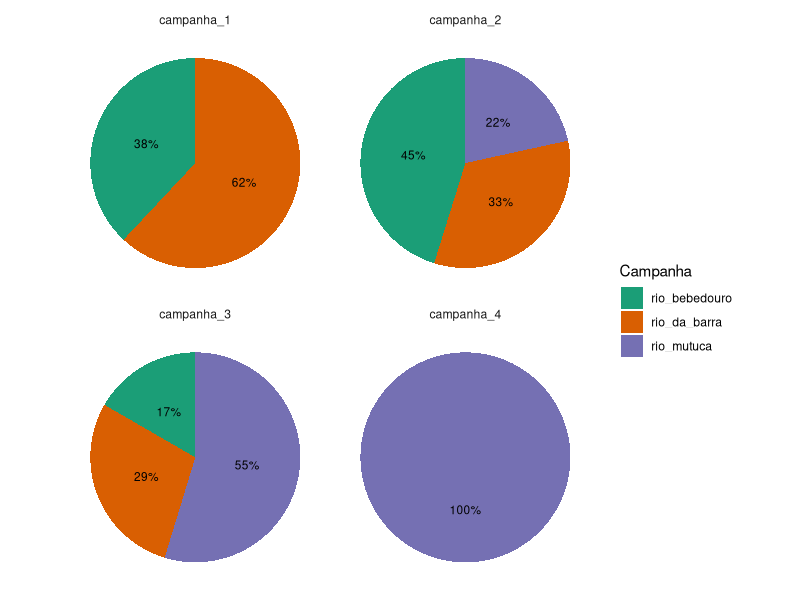
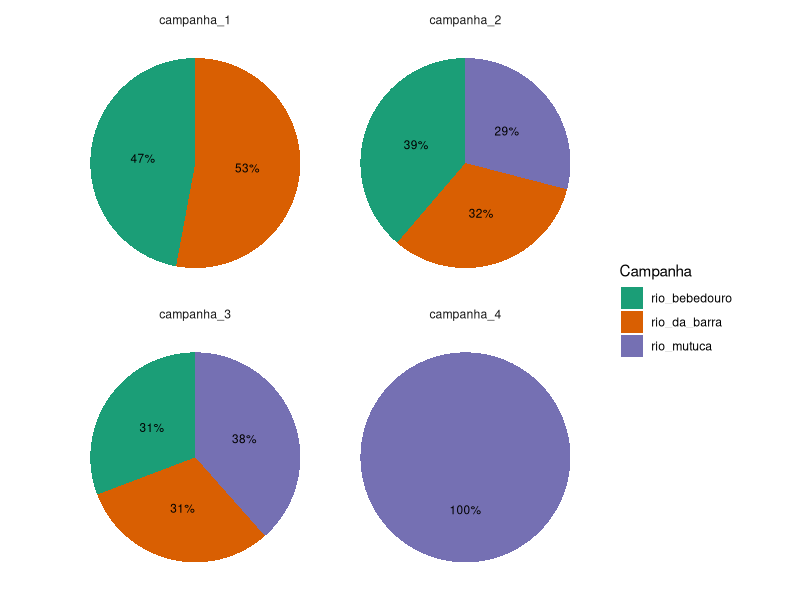
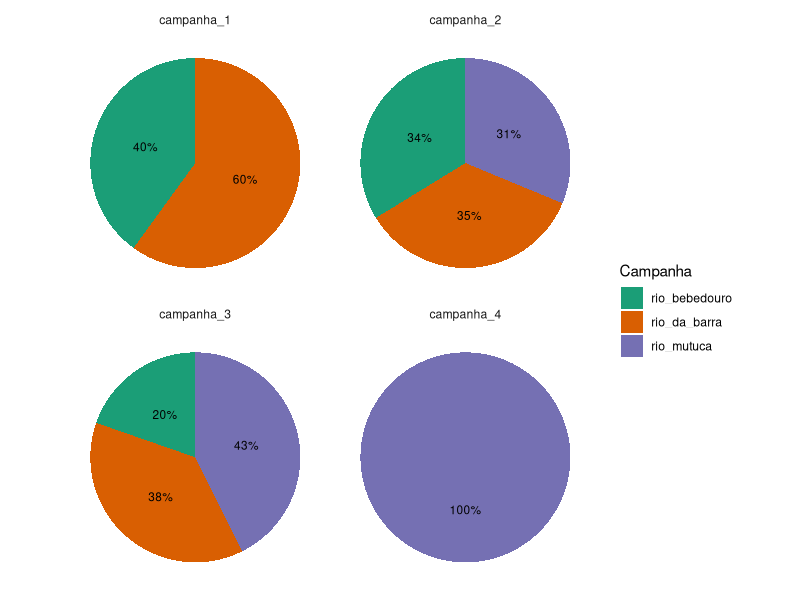

Source code (R) for these figures, in order:
# Resumo da base de dados. Agora considerando rio e campanha
# Quantos insetos foram coletados? (Por rio e campanha)
# Qual a riqueza de classes, ordens e familias? (Por rio e campanha)


############################### Ambiente #######################################
library(tidyverse)
library(ggpubr)

# setwd("C:/Users/Giovana/Desktop/mestrado_giovana/")

# Pasta de tabelas
pasta_tabelas <- "tabelas/dados_descritivos/"
if (!dir.exists(pasta_tabelas)) {
  dir.create(pasta_tabelas, recursive = TRUE)
}

# Pasta de figuras
pasta_figuras <- "figuras/dados_descritivos/"
if (!dir.exists(pasta_figuras)) {
  dir.create(pasta_figuras, recursive = TRUE)
}

cores <- c(
  "rio_bebedouro" = "#1B9E77",
  "rio_da_barra" = "#D95F02",
  "rio_mutuca" = "#7570B3",
  "rio_carrapicho" = "#E7298A",
  "rio_da_serra" = "#66A61E"
)


############################## Processamento ###################################
rios <- c("rio_bebedouro", "rio_da_barra", "rio_mutuca")
amostras_descartadas <- c("RiodaBarra-P1")
metodos <- c("D Net", "Pool Net", "Sieve")





df_cru <- read_csv("dados/processado/imaturos_piata_limpo.csv")

df <- df_cru %>%
  filter(rio %in% rios) %>%
  filter(!locality_name %in% amostras_descartadas) %>%
  filter(method %in% metodos) %>%
  group_by(campanha, rio, locality_name) %>%
  filter(all(metodos %in% method)) %>%
  ungroup()


#---------------------------------- Abundancia ---------------------------------
sumario_especimes <- df %>%
  group_by(rio, campanha) %>% 
  summarise(abundancia_especimes = sum(abundance)) %>%
  ungroup() %>%
  group_by(campanha) %>%
  mutate(abundancia_total_da_campanha = sum(abundancia_especimes)) %>%
  ungroup() %>%
  mutate(
    abundancia_relativa_a_campanha = 
      abundancia_especimes / abundancia_total_da_campanha
  )

write_csv(
  sumario_especimes,
  file.path(pasta_tabelas, "sumario_abundancia_POR_rio_campanha.csv")
)


plot_especimes <- 
  ggplot(
    sumario_especimes, 
    aes(x = "", y = abundancia_relativa_a_campanha, fill = rio)
  ) +
  geom_bar(stat = "identity", width = 1) +
  coord_polar(theta = "y") +
  facet_wrap(~ campanha) +
  labs(x = NULL, y = NULL, fill = "Campanha") +
  geom_text(
    aes(label = paste0(round(abundancia_relativa_a_campanha, 2) * 100, "%")),
    position = position_stack(vjust = 0.5), 
    size = 3
  ) +
  theme_minimal() +
  scale_fill_manual(values = cores) +
  theme(legend.position = "right") +
    theme(
    legend.position = "right",
    axis.text = element_blank(),
    axis.ticks = element_blank(),
    panel.grid = element_blank()
  ) 

ggsave(
  file.path(pasta_figuras, "piechart_abundancia_POR_rio_campanha.png"),
  plot_especimes,
  width = 10,
  height = 6
)

#--------------------------------- Riqueza Ordens ------------------------------

sumario_riqueza_ordens <- df %>%
  group_by(rio, campanha) %>% 
  summarise(
    riqueza_ordem = n_distinct(order)
  ) %>%
  ungroup() %>%
  group_by(campanha) %>%
  mutate(riqueza_total_da_campanha = sum(riqueza_ordem)) %>%
  ungroup() %>%
  mutate(riqueza_relativa_a_campanha = riqueza_ordem / riqueza_total_da_campanha)

write_csv(
  sumario_riqueza_ordens,
  file.path(pasta_tabelas, "sumario_riqueza_ordens_POR_rio_campanha.csv")
)

plot_riqueza_ordens <- 
  ggplot(
    sumario_riqueza_ordens, 
    aes(x = "", y = riqueza_relativa_a_campanha, fill = rio)
  ) +
  geom_bar(stat = "identity", width = 1) +
  coord_polar(theta = "y") +
  facet_wrap(~ campanha) +
  labs(x = NULL, y = NULL, fill = "Campanha") +
  geom_text(
    aes(label = paste0(round(riqueza_relativa_a_campanha, 2) * 100, "%")),
    position = position_stack(vjust = 0.5), 
    size = 3
  ) +
  theme_minimal() +
  scale_fill_manual(values = cores) +
  theme(legend.position = "right") +
    theme(
    legend.position = "right",
    axis.text = element_blank(),
    axis.ticks = element_blank(),
    panel.grid = element_blank()
  ) 

ggsave(
  file.path(pasta_figuras, "piechart_riqueza_ordens_POR_rio_campanha.png"),
  plot_riqueza_ordens,
  width = 10,
  height = 6
)



#------------------------------ Riqueza Familias -------------------------------
sumario_riqueza_familia <- df %>%
  group_by(rio, campanha) %>% 
  summarise(riqueza_familia = n_distinct(family)) %>%
  ungroup() %>%
  group_by(campanha) %>%
  mutate(riqueza_total_da_campanha = sum(riqueza_familia)) %>%
  ungroup() %>%
  mutate(
    riqueza_relativa_a_campanha = riqueza_familia / riqueza_total_da_campanha
  )

write_csv(
  sumario_riqueza_familia,
  file.path(pasta_tabelas, "sumario_riqueza_familias_POR_rio_campanha.csv")
)


plot_riqueza_familias <- 
  ggplot(
    sumario_riqueza_familia, 
    aes(x = "", y = riqueza_relativa_a_campanha, fill = rio)
  ) +
  geom_bar(stat = "identity", width = 1) +
  coord_polar(theta = "y") +
  facet_wrap(~ campanha) +
  labs(x = NULL, y = NULL, fill = "Campanha") +
  geom_text(
    aes(label = paste0(round(riqueza_relativa_a_campanha, 2) * 100, "%")),
    position = position_stack(vjust = 0.5), 
    size = 3
  ) +
  theme_minimal() +
  scale_fill_manual(values = cores) +
  theme(legend.position = "right") +
    theme(
    legend.position = "right",
    axis.text = element_blank(),
    axis.ticks = element_blank(),
    panel.grid = element_blank()
  )

ggsave(
  file.path(pasta_figuras, "piechart_riqueza_familias_POR_rio_campanha.png"),
  plot_riqueza_familias,
  width = 10,
  height = 6
)

######################### Abundancia de taxons por rio e campanha ##############

sumario_taxons <- df %>%
  group_by(rio, campanha, locality_name, order, family) %>%
  summarise(abundancia_taxon = sum(abundance)) %>%
  ungroup() %>%
  group_by(rio, locality_name, order, family) %>%
  summarise(abundancia_total_taxon = sum(abundancia_taxon)) %>%
  ungroup() %>%
  group_by(rio, locality_name) %>%
  mutate(
    abundancia_total_localidade = sum(abundancia_total_taxon),
    abundancia_relativa = (abundancia_total_taxon / abundancia_total_localidade) * 100
  )

write_csv(
  sumario_taxons,
  file.path(pasta_tabelas, "sumario_abundancia_taxons_POR_rio_local.csv")
)

sumario_taxons <- df %>%
  group_by(rio, campanha, locality_name, order, family) %>%
  summarise(abundancia_taxon = sum(abundance)) %>%
  ungroup() %>%
  group_by(rio, locality_name, order, family) %>%
  summarise(abundancia_total_taxon = sum(abundancia_taxon)) %>%
  ungroup() %>%
  group_by(rio, order, family) %>%
  summarise(
    abundancia_total_rio = sum(abundancia_total_taxon),
    abundancia_relativa_rio = (abundancia_total_taxon / sum(abundancia_total_rio)) * 100
  )
